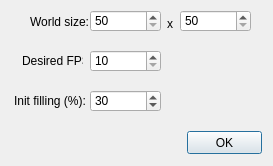
<?xml version="1.0" encoding="UTF-8"?>
<ui version="4.0">
 <class>SettingsUI</class>
 <widget class="QDialog" name="SettingsUI">
  <property name="geometry">
   <rect>
    <x>0</x>
    <y>0</y>
    <width>273</width>
    <height>166</height>
   </rect>
  </property>
  <property name="windowTitle">
   <string>Settings</string>
  </property>
  <widget class="QSpinBox" name="spinWorldCols">
   <property name="geometry">
    <rect>
     <x>90</x>
     <y>10</y>
     <width>71</width>
     <height>22</height>
    </rect>
   </property>
   <property name="minimum">
    <number>50</number>
   </property>
   <property name="maximum">
    <number>1000</number>
   </property>
   <property name="singleStep">
    <number>50</number>
   </property>
  </widget>
  <widget class="QLabel" name="label">
   <property name="geometry">
    <rect>
     <x>30</x>
     <y>14</y>
     <width>61</width>
     <height>16</height>
    </rect>
   </property>
   <property name="text">
    <string>World size:</string>
   </property>
  </widget>
  <widget class="QLabel" name="label_2">
   <property name="geometry">
    <rect>
     <x>167</x>
     <y>16</y>
     <width>16</width>
     <height>16</height>
    </rect>
   </property>
   <property name="text">
    <string>x</string>
   </property>
  </widget>
  <widget class="QSpinBox" name="spinWorldRows">
   <property name="geometry">
    <rect>
     <x>180</x>
     <y>10</y>
     <width>71</width>
     <height>22</height>
    </rect>
   </property>
   <property name="minimum">
    <number>50</number>
   </property>
   <property name="maximum">
    <number>1000</number>
   </property>
   <property name="singleStep">
    <number>50</number>
   </property>
  </widget>
  <widget class="QLabel" name="label_3">
   <property name="geometry">
    <rect>
     <x>22</x>
     <y>53</y>
     <width>61</width>
     <height>16</height>
    </rect>
   </property>
   <property name="text">
    <string>Desired FPS:</string>
   </property>
  </widget>
  <widget class="QSpinBox" name="spinDesiredFPS">
   <property name="geometry">
    <rect>
     <x>90</x>
     <y>50</y>
     <width>71</width>
     <height>22</height>
    </rect>
   </property>
   <property name="minimum">
    <number>10</number>
   </property>
   <property name="maximum">
    <number>100</number>
   </property>
   <property name="singleStep">
    <number>10</number>
   </property>
  </widget>
  <widget class="QSpinBox" name="spinInitFilling">
   <property name="geometry">
    <rect>
     <x>90</x>
     <y>90</y>
     <width>71</width>
     <height>22</height>
    </rect>
   </property>
   <property name="minimum">
    <number>10</number>
   </property>
   <property name="maximum">
    <number>100</number>
   </property>
   <property name="singleStep">
    <number>10</number>
   </property>
   <property name="value">
    <number>30</number>
   </property>
  </widget>
  <widget class="QLabel" name="label_4">
   <property name="geometry">
    <rect>
     <x>14</x>
     <y>93</y>
     <width>71</width>
     <height>16</height>
    </rect>
   </property>
   <property name="text">
    <string>Init filling (%):</string>
   </property>
  </widget>
  <widget class="QPushButton" name="pushOK">
   <property name="geometry">
    <rect>
     <x>187</x>
     <y>131</y>
     <width>75</width>
     <height>23</height>
    </rect>
   </property>
   <property name="text">
    <string>OK</string>
   </property>
  </widget>
 </widget>
 <resources/>
 <connections/>
</ui>
